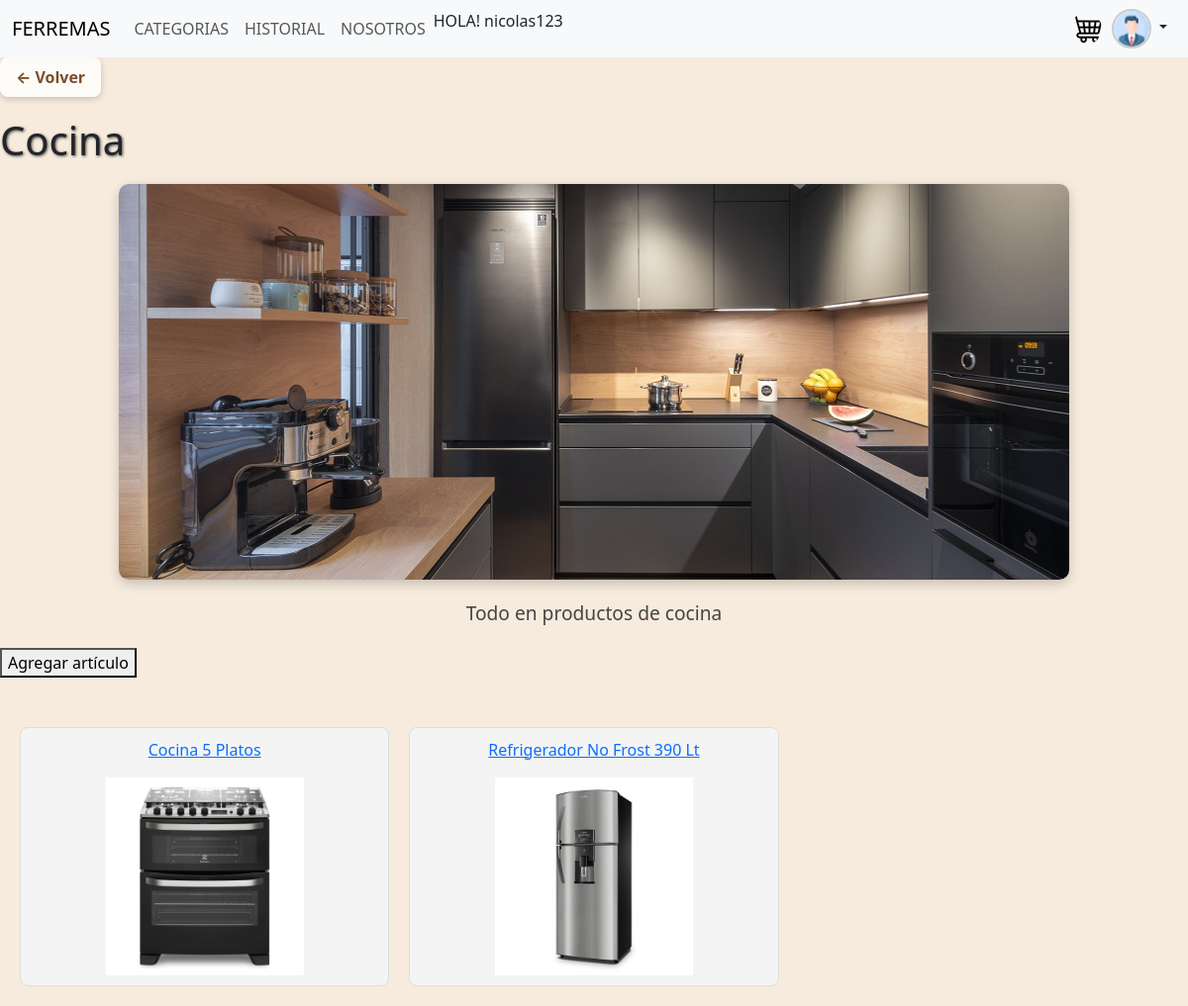
/Home/Categorias/Cocina/ (signed in), run on the app's committed database.
### task/models.py (models this page shows, shortened)
class Categoria(models.Model):
    nombrecat = models.CharField(max_length=100, unique=True)
    descripcion = models.TextField(blank=True)
    imagen = models.ImageField(upload_to='Categoriasimg/')
    user = models.ForeignKey('auth.User', on_delete=models.CASCADE, null=True)

class articulo(models.Model):
    Tipo = models.CharField(max_length=100)
    nombreart = models.CharField(max_length=100, unique=True)
    descripcion = models.TextField(blank=True)
    fecha = models.DateTimeField(auto_now_add=True)
    imagen = models.ImageField(upload_to='articulosimg/')
    valorunidad = models.DecimalField(max_digits=10, decimal_places=2)
    cantidad = models.IntegerField()
    user = models.ForeignKey('auth.User', on_delete=models.CASCADE, null=True)

### task/views.py (the view)
# urls.py: path('Home/Categorias/<str:nombre_cat>/',views.detalle_categoria, name='detalle_categorias'),
def detalle_categoria(request, nombre_cat):
    categoria = get_object_or_404(Categoria, nombrecat=nombre_cat)
    Articulos = articulo.objects.filter(Tipo=nombre_cat)
    return render(request, 'detalle_categorias.html', {
        'categoria': categoria,
        'Articulos': Articulos
    })

### task/context_processor.py (called while the page is built)
def total_carrito(request):
    total = 0
    if request.user.is_authenticated:
       if "carrito" in request.session.keys():
           for key, value in request.session['carrito'].items():
               total += float(value['acumulado'])
    return {"total_factura": total}

### task/Templates/detalle_categorias.html (shortened to what this page needs)
{% extends 'navbar.html' %}
{% load static %}
{% block body %}
<link rel="stylesheet" href="{% static 'style.css' %}">
<a href="javascript:history.back()" class="btn-back">← Volver</a>
<h1 class="card-text">{{ categoria.nombrecat }}</h1>
<div class="imagen-categoria-container">
    {% if categoria.imagen %}
        <img src="{{ categoria.imagen.url }}" alt="Imagen de la categoría" class="imagen-categoria">
    {% else %}
        <p>No hay imagen disponible</p>
    {% endif %}
</div>
<p class="categoria-descripcion">{{ categoria.descripcion }}</p>
{% if user.is_superuser or "@bodegero" in user.email %}
    <form action="{% url 'Agregarart' categoria.nombrecat %}" method="GET" style="margin-bottom: 30px;">
        <button>Agregar artículo</button>
    </form>
{% endif %}
<div class="articulos-grid">
    {% for articulo in Articulos %}
        <div class="articulo-card">
            <a href="{% url 'detalle_Articulos' articulo.Tipo articulo.nombreart %}" >
                <p>{{ articulo.nombreart }}</p>
                {% if articulo.imagen %}
                    <img src="{{ articulo.imagen.url }}" alt="Imagen del artículo" width="200">
                {% else %}
                    <p>No hay imagen disponible</p>
                {% endif %}
            </a>
        </div>
    {% endfor %}
</div>
{% endblock %}

### task/Templates/navbar.html (shortened to what this page needs)
{% load static %}
<!DOCTYPE html>
<html lang="en">
  <head>
    <link
      href="https://cdn.jsdelivr.net/npm/bootstrap@5.3.6/dist/css/bootstrap.min.css"
      rel="stylesheet"
    />
    <link
      href="https://getbootstrap.com/docs/5.3/assets/css/docs.css"
      rel="stylesheet"
    />
    <link rel="stylesheet" href="{% static 'style.css' %}">
  </head>
  <body>
    <nav class="navbar navbar-expand-lg bg-body-tertiary">
      <div class="container-fluid">
        <a class="navbar-brand" href="/Home/">FERREMAS</a>
        <div class="collapse navbar-collapse" id="navbarSupportedContent">
          <ul class="navbar-nav me-auto mb-2 mb-lg-0">
              <li class="nav-item">
                <a class="nav-link" href="{% url 'categorias'   %}"> CATEGORIAS </a>
              </li>
              {% if user.is_authenticated %}
              <li class="nav-item">
                <a class="nav-link" href="{% url 'historial_compras' %}"> HISTORIAL </a>
              </li>
              {% endif %}
              <li class="nav-item">
                <a class="nav-link" href="{% url 'nosotros' %}">NOSOTROS</a>
              </li>
              <p> HOLA! {{ user.username }}</p>
          </ul>
        </div>
        <div class="d-flex ms-auto">
          <a class="btn p-0 user-button me-2" href="{% url 'carrito' %}" role="button">
              <img src="{% static 'fotos/carrito.png' %}" alt="Perfil" class="rounded-circle">
            </a>
        </div>
        <div class="d-flex ms-auto">
          {% if user.is_authenticated %}
          <div class="dropdown">
            <a class="btn p-0 user-button me-2 dropdown-toggle" href="#" role="button" data-bs-toggle="dropdown" aria-expanded="false">
              <img src="{% static 'fotos/perfil.png' %}" alt="Perfil" class="rounded-circle user-icon">
            </a>
          </div>
          {% endif %}
        </div>
      </div>
    </nav>
{% block body %}
{% endblock  %}

### task/static/style.css (style rules this page uses)
body { background-color: #f7ebdd; background-size: cover; background-repeat: no-repeat; }
.card-title, .card-text { text-shadow: 1px 1px 3px rgba(0, 0, 0, 0.7); }
.user-icon { width: 40px; height: 40px; object-fit: cover; border-radius: 50%; border: 2px solid #ccc; transition: 0.3s ease; }
.btn-back { font-weight: bold; color: #7a4e2d; background-color: rgba(255, 255, 255, 0.8); padding: 8px 16px; border-radius: 8px; box-shadow: 0 2px 6px rgba(0, 0, 0, 0.2); transition: background-color 0.3s ease; z-index: 10; margin-bottom: 20px; display: inline-block; text-decoration: none; }
.imagen-categoria-container { display: flex; justify-content: center; margin: 20px 0; }
.imagen-categoria { width: 80%; max-height: 400px; object-fit: cover; border-radius: 10px; box-shadow: 0 4px 12px rgba(0,0,0,0.2); }
.categoria-descripcion { text-align: center; margin: 20px auto; width: 80%; font-size: 1.2em; color: #444; }
.articulos-grid { display: grid; grid-template-columns: repeat(3, 1fr); gap: 20px; padding: 20px; }
.articulo-card { border: 1px solid #ddd; border-radius: 8px; padding: 10px; text-align: center; background-color: #f4f4f4; transition: transform 0.2s; }

### data on the page
Categoria: nombrecat "Cocina", imagen (picture), descripcion "Todo en productos de cocina"
articulo: nombreart "Cocina 5 Platos", imagen (picture)
articulo: nombreart "Refrigerador No Frost 390 Lt", imagen (picture)

### other printed values
{{ user.username }} "nicolas123"
